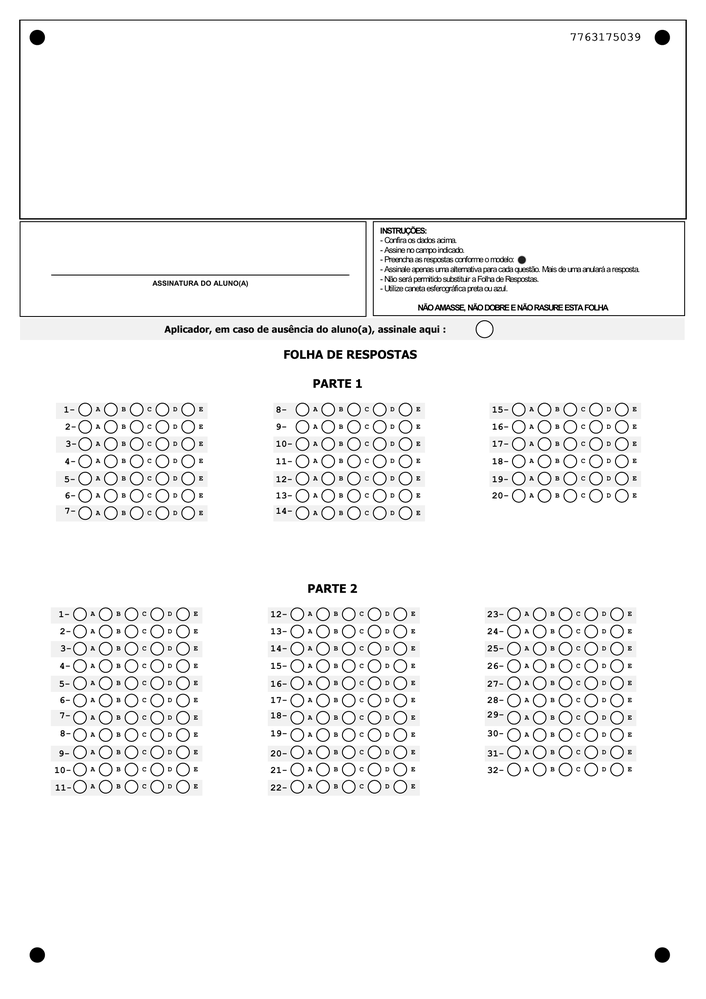
#> input picture templates/png/PT_AVALIA_20_32_AE.png, 706 x 999 px, shrunk from 1653 x 2339 before the run
$ jupyter execute --allow-errors optcal.ipynb   (older library calls are emulated)
#> lines starting #> are read from the running program, lines starting #| are printed output that depends on the picture; after the words box and inside, x2 and y2 are one past the last pixel; in counts of white or black regions, pixels touching at a corner belong together
# Test image ==> croping question rerion

[cell 1]
from imutils.perspective import four_point_transform
from imutils import contours
import numpy as np
import argparse
import imutils
import cv2

[cell 2]
import matplotlib.pyplot as plt
def show(img,figsize=(10,10)):
    plt.figure(figsize=figsize)
    plt.imshow(img)
    plt.show()

[cell 3]
path = './templates/png/PT_AVALIA_20_32_AE.png'
# path = 'LOTE3/png/GABARITO 1_ELETRICISTA DE MANUTENCAO.png'

image = cv2.imread(path)
#> image is the input picture: shape (999, 706, 3); min 0, max 255, mean 245.3
h,w,c = image.shape
#> h = 999; w = 706; c = 3
print(image.shape)
#| (999, 706, 3)
show(image, (20,20))

## (blur + gamma) ajusted image

[cell 4]
# [9 lines left out: function adjust_gamma, not called in this run]

def blur(image, n=2):
    kernel = np.ones((n,n),np.float32)/(n**2)
    return cv2.filter2D(image.copy(),-1,kernel)

[cell 5]
# adj_img = adjust_gamma(blur(image.copy()), gamma=0.2)
adj_img = image.copy()
adj_img = adj_img[int(0.36*h):int(0.92*h), 0:w]
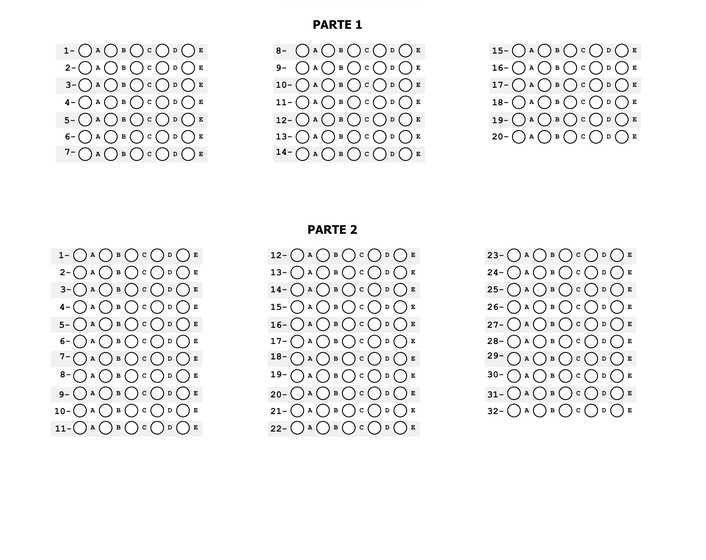
#> adj_img: shape (560, 706, 3); min 0, max 255, mean 244.2
show(adj_img,(20,20))

## Option location

[cell 6]
def option_location(image, imshow=False):

#> called with imshow = False
    test = image.copy()

    gray = cv2.cvtColor(image.copy(), cv2.COLOR_BGR2GRAY)
    warped = gray.copy()

    thresh = cv2.threshold(warped, 0,127,
        cv2.THRESH_BINARY_INV | cv2.THRESH_OTSU)[1]
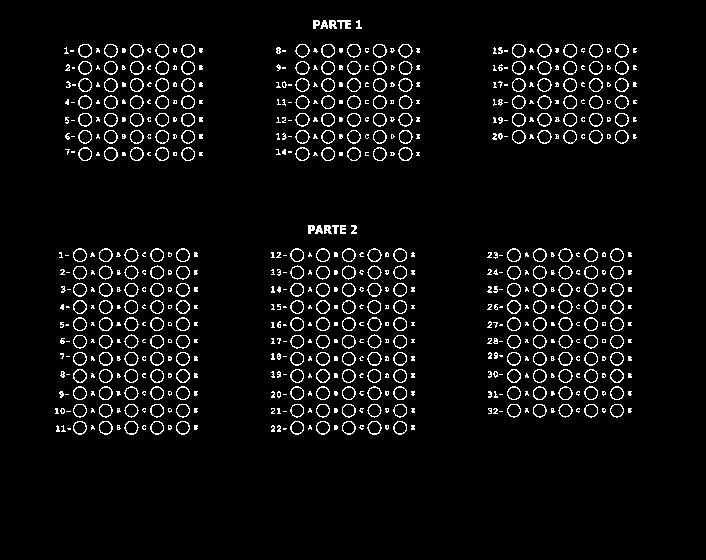
#> thresh: shape (560, 706); values 0 (black) and 127 (white), 5.1% white in thin lines or dots, all inside (x1, y1, x2, y2) = (55, 20, 637, 435)

    cnts = cv2.findContours(thresh.copy(), cv2.RETR_EXTERNAL,
        cv2.CHAIN_APPROX_SIMPLE)
#> cnts = 669 contours, 399 with area under 20; largest, box (x1, y1, x2, y2) and area: (398, 147, 413, 161) 140, (558, 352, 573, 366) 139, (558, 317, 573, 331) 139, (558, 283, 573, 297) 139, (295, 147, 310, 161) 139

    cnts = cnts[0] if imutils.is_cv2() else cnts[1]

    ###################################################################
    # loop over the contours

    option_cnts = []
    for c in cnts:
        # compute the bounding box of the contour, then use the
        # bounding box to derive the aspect ratio
        (x, y, w, h) = cv2.boundingRect(c)

        _w = _h = 18.5

        if(w >= _w and h >= _h and np.abs(w-h)<4):
            circles = cv2.HoughCircles(gray[y:y+h, x:x+w],
                                       cv2.HOUGH_GRADIENT, 1,100,
                                       param1=20,param2=10,minRadius=13,maxRadius=0)
            if circles is not None:
                for i in circles[0,:]:
                    cv2.circle(test[y:y+h, x:x+w],(i[0],i[1]),i[2],(0,255,0),2)
                    cv2.circle(test[y:y+h, x:x+w],(i[0],i[1]),2,(0,255,0),3)
                option_cnts.append(c)
#> this loop made 669 passes
#> (x, y, w, h) on passes 3 to 5: (411, 425, 4, 5), (385, 425, 4, 5), (359, 425, 5, 5)
#> after the loop, option_cnts = []

    show(test, (20,20))

    ###################################################################
    # count marked ops

    # questionCnts = contours.sort_contours(questionCnts,method="left-to-right")[0]
    option_cnts = contours.sort_contours(option_cnts,method="top-to-bottom")[0]

    # print("Pontos identificados:",len(option_cnts))
    return option_cnts
